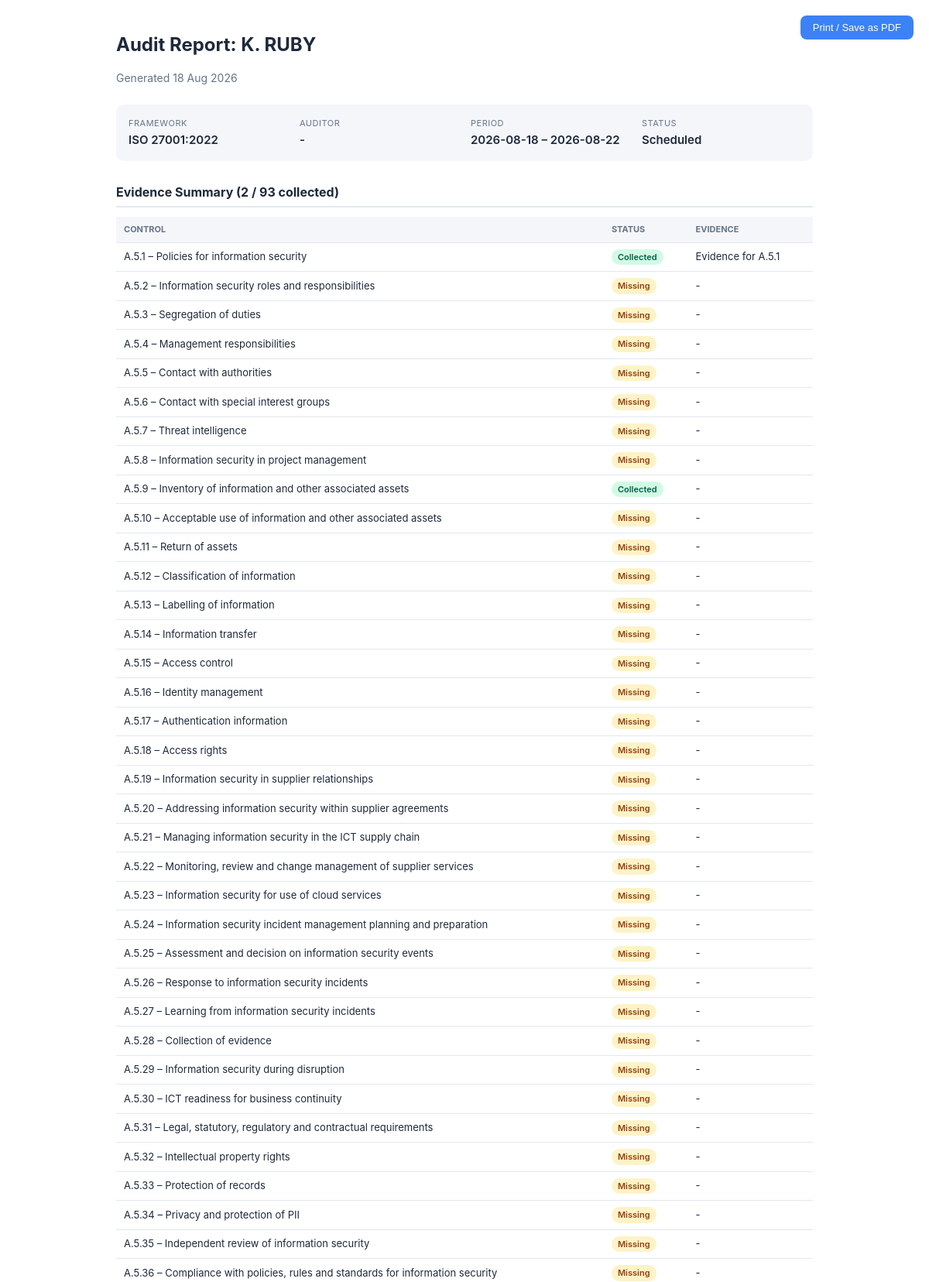
The page /audits/1/report (signed in, upper part) on the database its author committed.
### app/models.py (models this page shows, shortened)
class Audit(db.Model):
    __tablename__ = 'audits'
    id = db.Column(db.Integer, primary_key=True)
    name = db.Column(db.String(200), nullable=False)
    framework = db.Column(db.String(100))
    auditor = db.Column(db.String(100))
    status = db.Column(db.String(30), default='Scheduled')
    start_date = db.Column(db.String(20))
    end_date = db.Column(db.String(20))
    created_at = db.Column(db.DateTime, default=datetime.utcnow)
    updated_at = db.Column(db.DateTime, default=datetime.utcnow, onupdate=datetime.utcnow)
    evidence_items = db.relationship('AuditEvidence', backref='audit', lazy='dynamic', cascade='all, delete-orphan')
    finding_items = db.relationship('AuditFinding', backref='audit', lazy='dynamic', cascade='all, delete-orphan')
    STATUS_FLOW = ['Scheduled', 'In Progress', 'Under Review', 'Completed']
    @property
    def evidence_total(self):
        return self.evidence_items.count()
    @property
    def evidence_collected(self):
        return self.evidence_items.filter_by(status='Collected').count()

class AuditEvidence(db.Model):
    __tablename__ = 'audit_evidence'
    id = db.Column(db.Integer, primary_key=True)
    audit_id = db.Column(db.Integer, db.ForeignKey('audits.id'), nullable=False)
    control_id = db.Column(db.Integer, db.ForeignKey('controls.id'), nullable=False)
    evidence_id = db.Column(db.Integer, db.ForeignKey('evidence.id'), nullable=True)
    status = db.Column(db.String(30), default='Missing')
    collected_at = db.Column(db.DateTime)
    control = db.relationship('Control')
    evidence = db.relationship('Evidence')

class Control(db.Model):
    __tablename__ = 'controls'
    id = db.Column(db.Integer, primary_key=True)
    code = db.Column(db.String(20), nullable=False)
    title = db.Column(db.String(200), nullable=False)
    description = db.Column(db.Text)
    category = db.Column(db.String(100))
    framework_id = db.Column(db.Integer, db.ForeignKey('frameworks.id'), nullable=False)
    status = db.Column(db.String(30), default='Not Assessed')
    owner = db.Column(db.String(100))
    test_criteria = db.Column(db.Text)
    evidence_requirement = db.Column(db.Text)
    created_at = db.Column(db.DateTime, default=datetime.utcnow)
    updated_at = db.Column(db.DateTime, default=datetime.utcnow, onupdate=datetime.utcnow)
    evidence_mappings = db.relationship('EvidenceMapping', backref='control', lazy='dynamic', cascade='all, delete-orphan')

class Evidence(db.Model):
    __tablename__ = 'evidence'
    id = db.Column(db.Integer, primary_key=True)
    title = db.Column(db.String(200), nullable=False)
    description = db.Column(db.Text)
    file_path = db.Column(db.String(500))
    file_name = db.Column(db.String(200))
    file_type = db.Column(db.String(50))
    file_size = db.Column(db.Integer)
    source_type = db.Column(db.String(50))
    uploaded_by_id = db.Column(db.Integer, db.ForeignKey('users.id'))
    vendor_id = db.Column(db.Integer, db.ForeignKey('vendors.id'), nullable=True)
    audit_period_start = db.Column(db.Date)
    audit_period_end = db.Column(db.Date)
    status = db.Column(db.String(30), default='Pending Review')
    review_notes = db.Column(db.Text)
    reviewed_by = db.Column(db.String(100))
    reviewed_at = db.Column(db.DateTime)
    created_at = db.Column(db.DateTime, default=datetime.utcnow)
    updated_at = db.Column(db.DateTime, default=datetime.utcnow, onupdate=datetime.utcnow)
    uploaded_by = db.relationship('User', backref='evidence_uploads')
    evidence_mappings = db.relationship('EvidenceMapping', backref='evidence', lazy='dynamic', cascade='all, delete-orphan')

### app/routes/audits.py (the view)
@audits_bp.route('/audits/<int:audit_id>/report')
@login_required
def audit_report(audit_id):
    audit = Audit.query.get_or_404(audit_id)
    evidence_items = audit.evidence_items.order_by(AuditEvidence.id).all()
    findings = audit.finding_items.order_by(AuditFinding.created_at).all()
    return render_template('audit_report.html', audit=audit, evidence_items=evidence_items, findings=findings)

### app/models.py (called while the page is built)
    @property
    def is_active(self):
        return self.is_active_user

### templates/audit_report.html (shortened to what this page needs)
<!DOCTYPE html>
<html lang="en">
<head>
</head>
<body>
    <button class="print-btn" onclick="window.print()">Print / Save as PDF</button>
    <h1>Audit Report: {{ audit.name }}</h1>
    <p class="subtitle">Generated {{ audit.updated_at.strftime('%d %b %Y') if audit.updated_at else '' }}</p>
    <div class="meta-grid">
        <div><span class="meta-label">Framework</span><span class="meta-value">{{ audit.framework }}</span></div>
        <div><span class="meta-label">Auditor</span><span class="meta-value">{{ audit.auditor or '-' }}</span></div>
        <div><span class="meta-label">Period</span><span class="meta-value">{{ audit.start_date }} &ndash; {{ audit.end_date }}</span></div>
        <div><span class="meta-label">Status</span><span class="meta-value">{{ audit.status }}</span></div>
    </div>
    <h2>Evidence Summary ({{ audit.evidence_collected }} / {{ audit.evidence_total }} collected)</h2>
    <table>
        <thead><tr><th>Control</th><th>Status</th><th>Evidence</th></tr></thead>
        <tbody>
            {% for item in evidence_items %}
            <tr>
                <td>{{ item.control.code }} &ndash; {{ item.control.title }}</td>
                <td><span class="badge {{ 'badge-success' if item.status == 'Collected' else 'badge-warning' }}">{{ item.status }}</span></td>
                <td>{{ item.evidence.title if item.evidence else '-' }}</td>
            </tr>
            {% endfor %}
        </tbody>
    </table>
</body>
</html>

### templates/audit_report.html (style rules this page uses)
body { font-family: -apple-system, BlinkMacSystemFont, 'Segoe UI', Roboto, sans-serif; color: #1e293b; max-width: 900px; margin: 40px auto; padding: 0 20px; line-height: 1.5; }
h1 { font-size: 24px; margin-bottom: 4px; }
.subtitle { color: #64748b; font-size: 14px; margin-bottom: 24px; }
.meta-grid { display: grid; grid-template-columns: repeat(4, 1fr); gap: 16px; margin-bottom: 28px; padding: 16px; background: #f5f6fa; border-radius: 10px; }
.meta-grid div span { display: block; }
.meta-label { font-size: 11px; text-transform: uppercase; color: #64748b; letter-spacing: 0.5px; }
.meta-value { font-size: 15px; font-weight: 600; margin-top: 2px; }
h2 { font-size: 16px; margin: 28px 0 12px; border-bottom: 2px solid #e2e8f0; padding-bottom: 6px; }
table { width: 100%; border-collapse: collapse; font-size: 13px; margin-bottom: 12px; }
th, td { text-align: left; padding: 8px 10px; border-bottom: 1px solid #e2e8f0; }
th { background: #f5f6fa; font-size: 11px; text-transform: uppercase; color: #64748b; }
.badge { display: inline-block; padding: 2px 8px; border-radius: 100px; font-size: 11px; font-weight: 600; }
.badge-success { background: #d1fae5; color: #065f46; }
.badge-warning { background: #fef3c7; color: #92400e; }
.print-btn { position: fixed; top: 20px; right: 20px; padding: 8px 16px; background: #3b82f6; color: #fff; border: none; border-radius: 8px; cursor: pointer; font-size: 13px; }

### rows shown on the page
Audit: name "K. RUBY", updated_at "18 Aug 2026", framework "ISO 27001:2022", auditor "-", start_date "2026-08-18", end_date "2026-08-22", status "Scheduled"
AuditEvidence: control.code "A.5.1", control "Policies for information security", status "Collected", evidence "Evidence for A.5.1"
AuditEvidence: control.code "A.5.2", control "Information security roles and responsibilities", status "Missing", evidence "-"
AuditEvidence: control.code "A.5.3", control "Segregation of duties", status "Missing", evidence "-"
AuditEvidence: control.code "A.5.4", control "Management responsibilities", status "Missing", evidence "-"
AuditEvidence: control.code "A.5.5", control "Contact with authorities", status "Missing", evidence "-"
AuditEvidence: control.code "A.5.6", control "Contact with special interest groups", status "Missing", evidence "-"
AuditEvidence: control.code "A.5.7", control "Threat intelligence", status "Missing", evidence "-"
AuditEvidence: control.code "A.5.8", control "Information security in project management", status "Missing", evidence "-"
AuditEvidence: control.code "A.5.9", control "Inventory of information and other associated assets", status "Collected", evidence "-"
AuditEvidence: control.code "A.5.10", control "Acceptable use of information and other associated assets", status "Missing", evidence "-"
AuditEvidence: control.code "A.5.11", control "Return of assets", status "Missing", evidence "-"
AuditEvidence: control.code "A.5.12", control "Classification of information", status "Missing", evidence "-"
AuditEvidence: control.code "A.5.13", control "Labelling of information", status "Missing", evidence "-"
AuditEvidence: control.code "A.5.14", control "Information transfer", status "Missing", evidence "-"
AuditEvidence: control.code "A.5.15", control "Access control", status "Missing", evidence "-"
AuditEvidence: control.code "A.5.16", control "Identity management", status "Missing", evidence "-"
AuditEvidence: control.code "A.5.17", control "Authentication information", status "Missing", evidence "-"
AuditEvidence: control.code "A.5.18", control "Access rights", status "Missing", evidence "-"
AuditEvidence: control.code "A.5.19", control "Information security in supplier relationships", status "Missing", evidence "-"
AuditEvidence: control.code "A.5.20", control "Addressing information security within supplier agreements", status "Missing", evidence "-"
AuditEvidence: control.code "A.5.21", control "Managing information security in the ICT supply chain", status "Missing", evidence "-"
AuditEvidence: control.code "A.5.22", control "Monitoring, review and change management of supplier services", status "Missing", evidence "-"
AuditEvidence: control.code "A.5.23", control "Information security for use of cloud services", status "Missing", evidence "-"
AuditEvidence: control.code "A.5.24", control "Information security incident management planning and preparation", status "Missing", evidence "-"
AuditEvidence: control.code "A.5.25", control "Assessment and decision on information security events", status "Missing", evidence "-"
AuditEvidence: control.code "A.5.26", control "Response to information security incidents", status "Missing", evidence "-"
AuditEvidence: control.code "A.5.27", control "Learning from information security incidents", status "Missing", evidence "-"
AuditEvidence: control.code "A.5.28", control "Collection of evidence", status "Missing", evidence "-"
AuditEvidence: control.code "A.5.29", control "Information security during disruption", status "Missing", evidence "-"
AuditEvidence: control.code "A.5.30", control "ICT readiness for business continuity", status "Missing", evidence "-"
AuditEvidence: control.code "A.5.31", control "Legal, statutory, regulatory and contractual requirements", status "Missing", evidence "-"
AuditEvidence: control.code "A.5.32", control "Intellectual property rights", status "Missing", evidence "-"
AuditEvidence: control.code "A.5.33", control "Protection of records", status "Missing", evidence "-"
AuditEvidence: control.code "A.5.34", control "Privacy and protection of PII", status "Missing", evidence "-"
AuditEvidence: control.code "A.5.35", control "Independent review of information security", status "Missing", evidence "-"
AuditEvidence: control.code "A.5.36", control "Compliance with policies, rules and standards for information security", status "Missing", evidence "-"

### other values the page prints
{{ audit.evidence_collected }} "2"
{{ audit.evidence_total }} "93"
